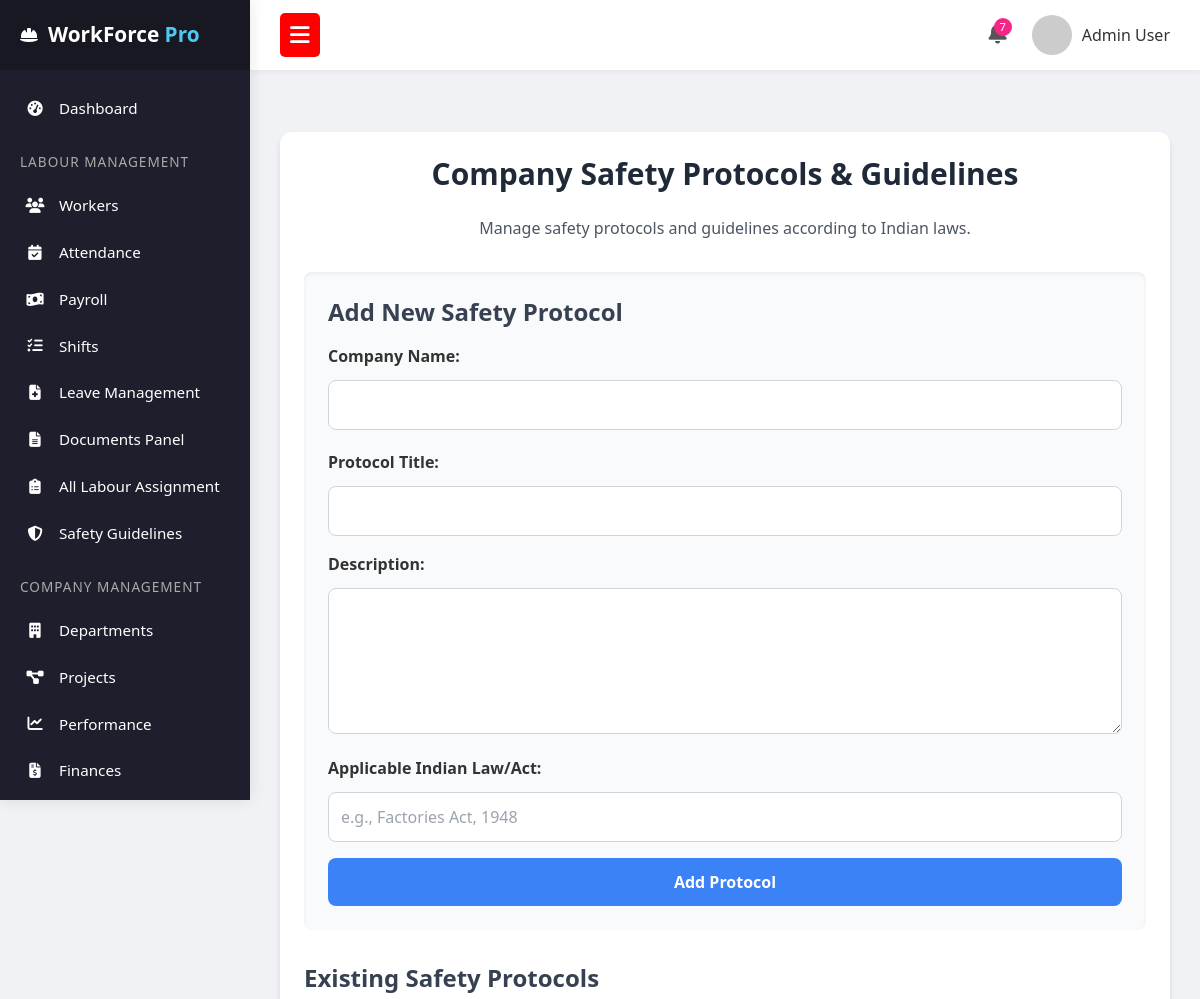
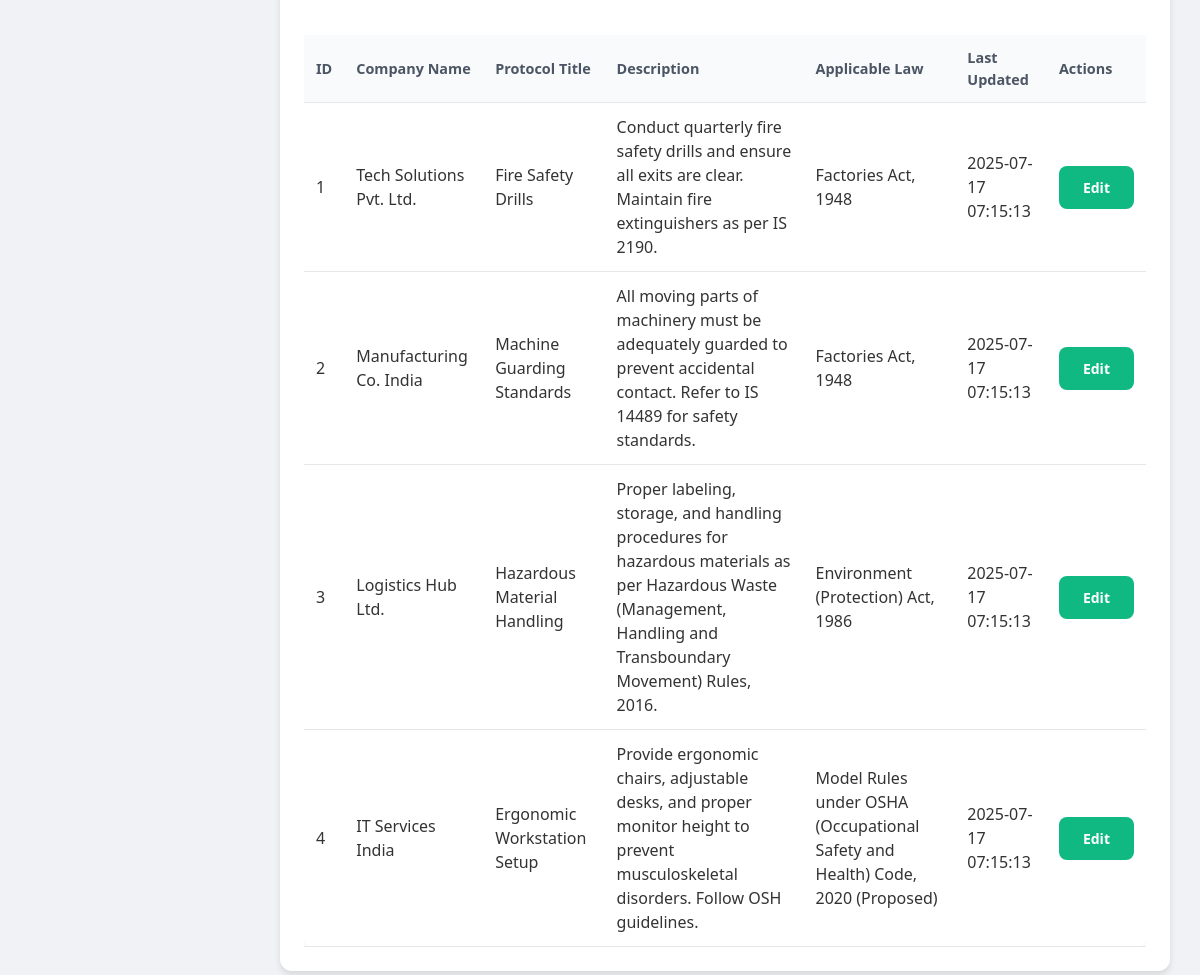
/intro/admin_dashboard.php?page=safety_company, run on the app's committed database (2 pictures, top to bottom).
### tables this page shows
CREATE TABLE IF NOT EXISTS `safety_protocols` (
    `id` INT AUTO_INCREMENT PRIMARY KEY,
    `company_name` VARCHAR(255) NOT NULL,
    `protocol_title` VARCHAR(255) NOT NULL,
    `description` TEXT NOT NULL,
    `applicable_law` VARCHAR(255) NOT NULL COMMENT 'Relevant Indian law/act (e.g., Factories Act, 1948)',
    `last_updated` TIMESTAMP DEFAULT CURRENT_TIMESTAMP ON UPDATE CURRENT_TIMESTAMP
);

### intro/safety_company.php (the view, shortened to what this page needs)
<?php
$dbHost = 'localhost';
$dbName = 'stepongo_new_db';
$dbUser = 'root';
$dbPass = '';
try {
    $pdo = new PDO("mysql:host=$dbHost;dbname=$dbName;charset=utf8mb4", $dbUser, $dbPass);
    $pdo->setAttribute(PDO::ATTR_ERRMODE, PDO::ERRMODE_EXCEPTION);
    $pdo->setAttribute(PDO::ATTR_EMULATE_PREPARES, false);
} catch (PDOException $e) {
    die("Database connection failed: " . $e->getMessage());
}
$id = null;
$company_name = '';
$protocol_title = '';
$description = '';
$applicable_law = '';
$protocols = [];
try {
    $stmt = $pdo->query("SELECT * FROM safety_protocols ORDER BY last_updated DESC");
    $protocols = $stmt->fetchAll(PDO::FETCH_ASSOC);
} catch (PDOException $e) {
    $message = "<div style='color: red; font-weight: bold;'>Error fetching protocols: " . $e->getMessage() . "</div>";
}
?>
<!DOCTYPE html>
<html lang="en">
<head>
    <link href="https://cdn.jsdelivr.net/npm/tailwindcss@2.2.19/dist/tailwind.min.css" rel="stylesheet">
</head>
<body>
    <div class="container">
        <h1 class="text-3xl font-bold text-gray-800 mb-6 text-center">Company Safety Protocols & Guidelines</h1>
        <p class="text-gray-600 mb-8 text-center">Manage safety protocols and guidelines according to Indian laws.</p>
        <div class="bg-gray-50 p-6 rounded-lg shadow-inner mb-8">
            <h2 class="text-2xl font-semibold text-gray-700 mb-4"><?php echo $id ? 'Edit Safety Protocol' : 'Add New Safety Protocol'; ?></h2>
            <form action="safety_company.php" method="POST" class="space-y-4">
                <div class="form-group">
                    <label for="company_name">Company Name:</label>
                    <input type="text" id="company_name" name="company_name" value="<?php echo htmlspecialchars($company_name); ?>" required class="mt-1">
                </div>
                <div class="form-group">
                    <label for="protocol_title">Protocol Title:</label>
                    <input type="text" id="protocol_title" name="protocol_title" value="<?php echo htmlspecialchars($protocol_title); ?>" required class="mt-1">
                </div>
                <div class="form-group">
                    <label for="description">Description:</label>
                    <textarea id="description" name="description" rows="5" required class="mt-1"><?php echo htmlspecialchars($description); ?></textarea>
                </div>
                <div class="form-group">
                    <label for="applicable_law">Applicable Indian Law/Act:</label>
                    <input type="text" id="applicable_law" name="applicable_law" value="<?php echo htmlspecialchars($applicable_law); ?>" placeholder="e.g., Factories Act, 1948" required class="mt-1">
                </div>
                <button type="submit" class="btn btn-primary w-full">
                    <?php echo $id ? 'Update Protocol' : 'Add Protocol'; ?>
                </button>
            </form>
        </div>
        <h2 class="text-2xl font-semibold text-gray-700 mb-4 mt-8">Existing Safety Protocols</h2>
        <?php if (empty($protocols)): ?>
            <p class="text-gray-600">No safety protocols found. Add one using the form above!</p>
        <?php else: ?>
            <div class="overflow-x-auto">
                <table class="min-w-full bg-white rounded-lg shadow-sm">
                    <thead>
                        <tr>
                            <th>ID</th>
                            <th>Company Name</th>
                            <th>Protocol Title</th>
                            <th>Description</th>
                            <th>Applicable Law</th>
                            <th>Last Updated</th>
                            <th>Actions</th>
                        </tr>
                    </thead>
                    <tbody>
                        <?php foreach ($protocols as $protocol): ?>
                            <tr>
                                <td><?php echo htmlspecialchars($protocol['id']); ?></td>
                                <td><?php echo htmlspecialchars($protocol['company_name']); ?></td>
                                <td><?php echo htmlspecialchars($protocol['protocol_title']); ?></td>
                                <td><?php echo htmlspecialchars($protocol['description']); ?></td>
                                <td><?php echo htmlspecialchars($protocol['applicable_law']); ?></td>
                                <td><?php echo htmlspecialchars($protocol['last_updated']); ?></td>
                                <td>
                                    <a href="safety_company.php?edit=<?php echo htmlspecialchars($protocol['id']); ?>" class="btn btn-edit text-sm">Edit</a>
                                </td>
                            </tr>
                        <?php endforeach; ?>
                    </tbody>
                </table>
            </div>
        <?php endif; ?>
    </div>
</body>
</html>

### intro/admin_dashboard.php (style rules this page uses)
:root { --primary: #4361ee; --secondary: #3f37c9; --success: #4cc9f0; --warning: #ffb74d; --danger: #f72585; --dark: #1e1e2c; --light: #f8f9fa; --sidebar-width: 250px; --header-height: 70px; --transition: all 0.3s ease; }
* { margin: 0; padding: 0; box-sizing: border-box; font-family: 'Segoe UI', Tahoma, Geneva, Verdana, sans-serif; }
body { background-color: #f0f2f5; color: #333; display: flex; min-height: 100vh; overflow-x: hidden; }
table { width: 100%; border-collapse: collapse; }
th, td { padding: 12px 15px; text-align: left; border-bottom: 1px solid #eee; }
th { color: #666; font-weight: 600; font-size: 0.9rem; }
.form-group { margin-bottom: 20px; }
.form-group label { display: block; margin-bottom: 8px; font-weight: 500; color: #555; }
.btn { padding: 12px 25px; background: var(--primary); color: white; border: none; border-radius: 5px; font-size: 1rem; cursor: pointer; transition: background 0.3s; }

### intro/safety_company.php (style rules this page uses)
body { font-family: 'Inter', sans-serif; background-color: #f0f2f5; }
.container { max-width: 1000px; margin: 2rem auto; padding: 1.5rem; background-color: #ffffff; border-radius: 0.75rem; box-shadow: 0 4px 6px rgba(0, 0, 0, 0.1); }
.form-group label { display: block; margin-bottom: 0.5rem; font-weight: 600; color: #333; }
.form-group input[type="text"], .form-group textarea { width: 100%; padding: 0.75rem; border: 1px solid #d1d5db; border-radius: 0.5rem; font-size: 1rem; line-height: 1.5; transition: border-color 0.2s; }
.btn { padding: 0.75rem 1.5rem; border-radius: 0.5rem; font-weight: 600; cursor: pointer; transition: background-color 0.2s, transform 0.1s; }
.btn-primary { background-color: #3b82f6; color: white; border: none; }
.btn-edit { background-color: #10b981; color: white; border: none; }
table { width: 100%; border-collapse: collapse; margin-top: 1.5rem; }
th, td { padding: 0.75rem; text-align: left; border-bottom: 1px solid #e5e7eb; }
th { background-color: #f9fafb; font-weight: 600; color: #4b5563; }

### data on the page
safety_protocols: id "1", company_name "Tech Solutions Pvt. Ltd.", protocol_title "Fire Safety Drills", description "Conduct quarterly fire safety drills and ensure all exits are clear. Maintain fire extinguishers as per IS 2190.", applicable_law "Factories Act, 1948", last_updated "2025-07-17 07:15:13"
safety_protocols: id "2", company_name "Manufacturing Co. India", protocol_title "Machine Guarding Standards", description "All moving parts of machinery must be adequately guarded to prevent accidental contact. Refer to IS 14489 for safety standards.", applicable_law "Factories Act, 1948", last_updated "2025-07-17 07:15:13"
safety_protocols: id "3", company_name "Logistics Hub Ltd.", protocol_title "Hazardous Material Handling", description "Proper labeling, storage, and handling procedures for hazardous materials as per Hazardous Waste (Management, Handling and Transboundary Movement) Rules, 2016.", applicable_law "Environment (Protection) Act, 1986", last_updated "2025-07-17 07:15:13"
safety_protocols: id "4", company_name "IT Services India", protocol_title "Ergonomic Workstation Setup", description "Provide ergonomic chairs, adjustable desks, and proper monitor height to prevent musculoskeletal disorders. Follow OSH guidelines.", applicable_law "Model Rules under OSHA (Occupational Safety and Health) Code, 2020 (Proposed)", last_updated "2025-07-17 07:15:13"
